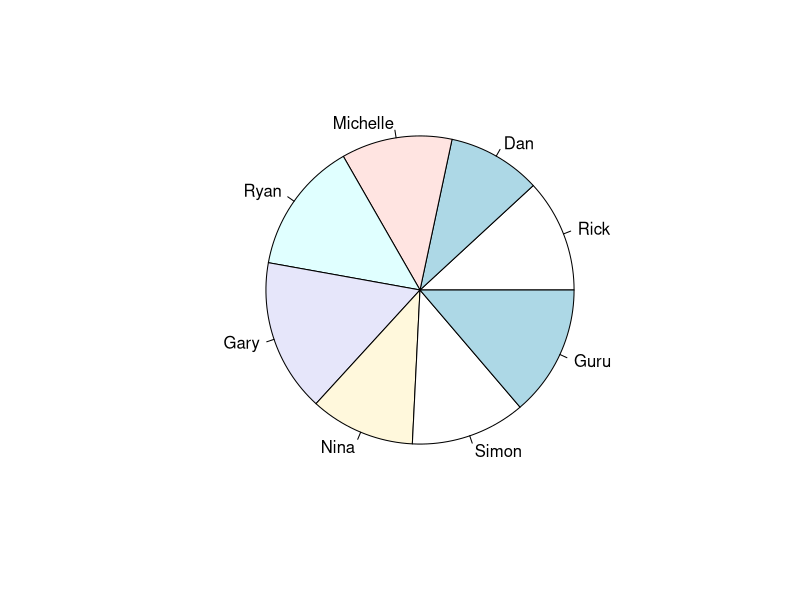
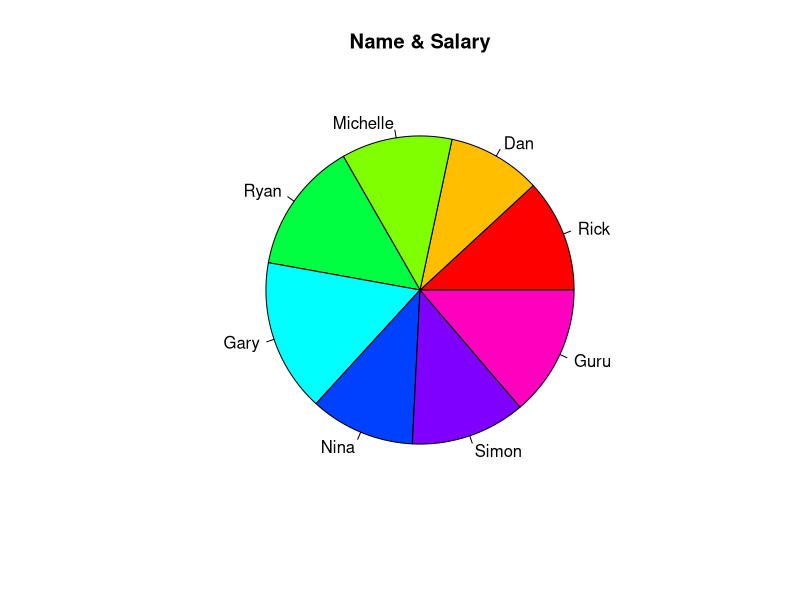
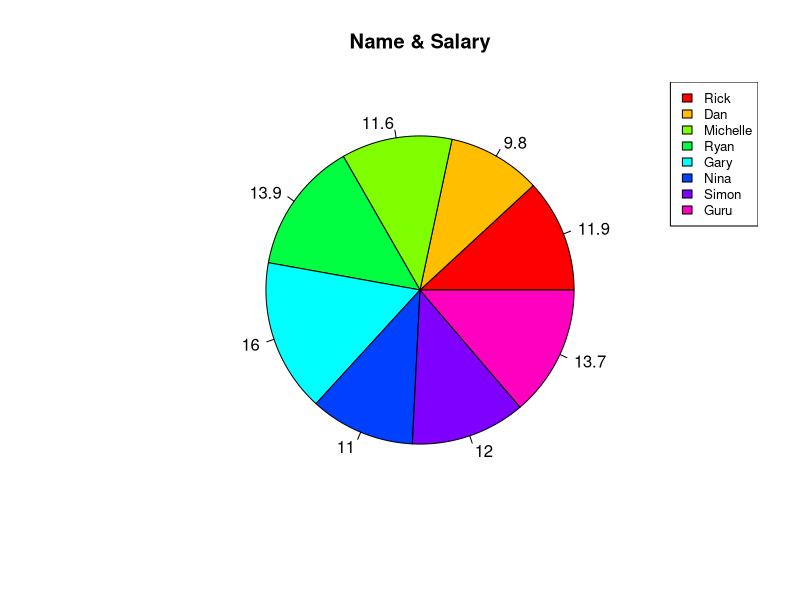

Write the R code that produced these figures, in order.
####################################################
#                Read PIE chart                   #
##################################################

rm(list = ls())

dat<-read.csv('office.csv')

# Create data for the graph.
salary <- dat$salary
labels <- dat$name
# Plot the chart
pie(salary,labels)


# Plot the chart with title and rainbow color pallet.
pie(salary, labels, main = "Name & Salary", col = rainbow(length(salary)))


# Plot the chart.
piepercent<- round(100*salary/sum(salary), 1)
pie(salary, labels = piepercent, main = "Name & Salary",col = rainbow(length(salary)))
legend("topright", labels, cex = 0.8,fill = rainbow(length(salary)))
